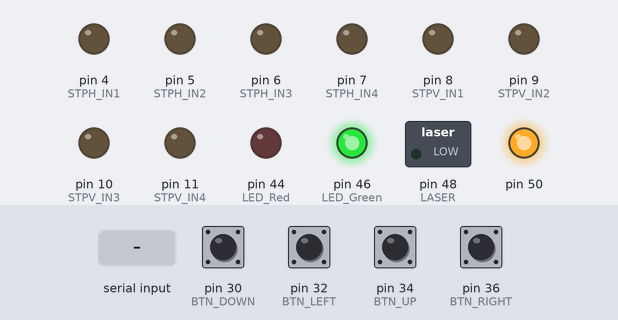
A sketch run on a simulated Arduino Mega 2560, built with avr-gcc and run on an emulated ATmega2560. Shown: switched loads named in the sketch (green lamp = pin HIGH), output pins drawn as LEDs (lit = HIGH). Dashed ring = blinking. The inputs (shaded band) are chosen by the test bench; at power-on: pin 30 (BTN_DOWN), pin 32 (BTN_LEFT), pin 34 (BTN_UP), pin 36 (BTN_RIGHT) LOW.

Above: at 11.2 s.
11.3 s: pin 30 (BTN_DOWN) pulled HIGH for 0.15 s
At 12.4 s:
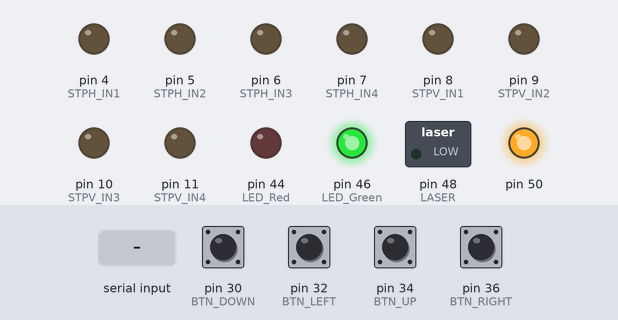
14.3 s: "1\n" received over Serial
At 17.27 s:
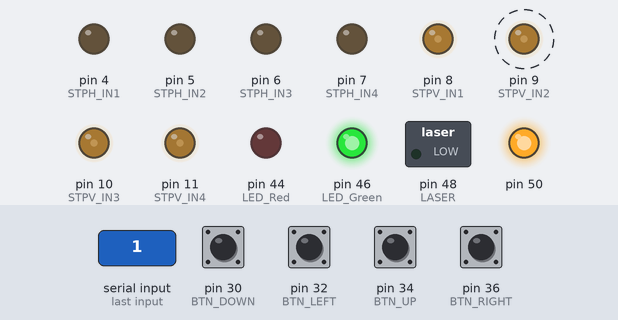
17.3 s: pin 32 (BTN_LEFT) pulled HIGH for 0.15 s
At 18.2 s:
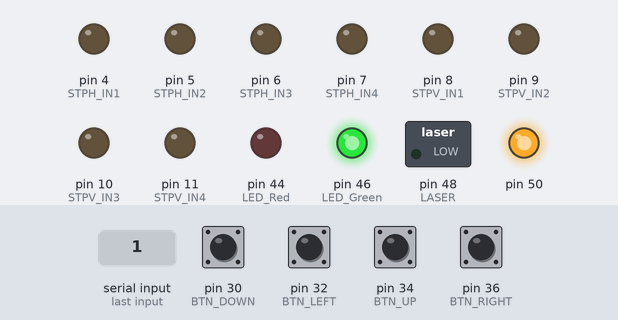
19.0 s: byte 53 ('5') received over Serial
22.0 s: pin 34 (BTN_UP) pulled HIGH for 0.15 s
At 23.0 s:
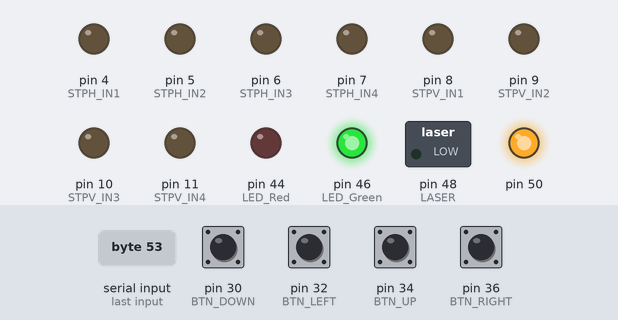
23.7 s: pin 36 (BTN_RIGHT) pulled HIGH for 1 s
At 24.5 s:
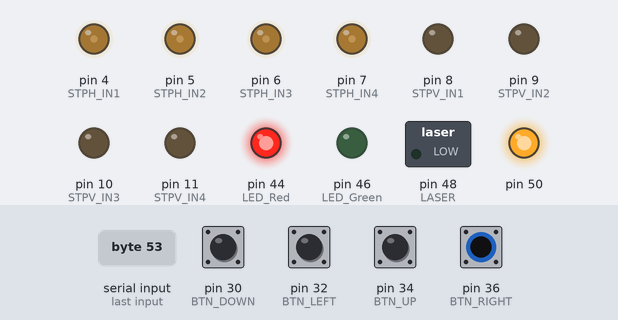
Timing chart, 0 to 26.7 s (numbered marks = the images above; inputs shaded):
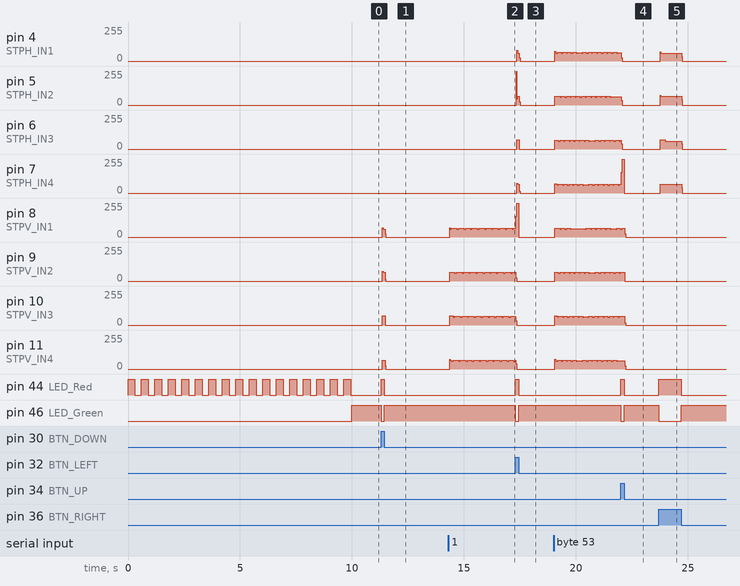

Measured:
- after the input at 11.3 s, pin 8 (STPV_IN1): 0/255 → 60/255 after 0.06 s, → 0/255 0.12 s later; pin 9 (STPV_IN2): 0/255 → 65/255 after 0.06 s, → 0/255 0.12 s later
- after the input at 14.3 s, pin 8 (STPV_IN1), pin 10 (STPV_IN3): 0/255 → 69/255 after 0.06 s, then moves between 59/255 and 69/255, repeating every 0.32 s; pin 9 (STPV_IN2): alternates 65/255 for 0.24 s and 59/255 for 0.08 s, starting after 0.06 s
- after the input at 17.3 s, pin 4 (STPH_IN1): 0/255 → 60/255 after 0.06 s, → 0/255 0.12 s later; pin 5 (STPH_IN2): 0/255 → 65/255 at once, → 0/255 0.14 s later; pin 6 (STPH_IN3): 0/255 → 68/255 after 0.06 s, → 0/255 0.12 s later; pin 7 (STPH_IN4): 0/255 → 65/255 after 0.06 s, → 0/255 0.12 s later; pin 44 (LED_Red): LOW → HIGH at once, → LOW 0.15 s later
- after the input at 22.0 s, pin 44 (LED_Red): LOW → HIGH at once, → LOW 0.15 s later; pin 46 (LED_Green): HIGH → LOW at once, → HIGH 0.15 s later
- after the input at 23.7 s, pin 4 (STPH_IN1): 0/255 → 60/255 after 0.06 s, → 0/255 0.96 s later; pin 5 (STPH_IN2): 0/255 → 65/255 after 0.06 s, → 0/255 0.96 s later

The sketch:

Mega-Code.ino
```cpp
/*
Written By Samriddh Bhatla
for project Lakshya
*/
#define STPH_IN1 4
#define STPH_IN2 5
#define STPH_IN3 6
#define STPH_IN4 7
#define STPV_IN1 8
#define STPV_IN2 9
#define STPV_IN3 10
#define STPV_IN4 11
#define BTN_UP 34
#define BTN_DOWN 30
#define BTN_RIGHT 36
#define BTN_LEFT 32
#define LASER 48
#define LED_Green 46
#define LED_Red 44

int dBTN_UP=0, dBTN_DOWN=0, dBTN_RIGHT=0, dBTN_LEFT=0;
int steps_h=0, steps_v=0;
int b = '0';

unsigned long last_serial = 0;
unsigned long prev_red_blink = 0;
unsigned long delay_red = 300;
unsigned long now = 0;
unsigned long prev_green_blink = 0;
unsigned long delay_green = 400;

void setup() {
  pinMode(STPH_IN1, OUTPUT);
  pinMode(STPH_IN2, OUTPUT);
  pinMode(STPH_IN3, OUTPUT);
  pinMode(STPH_IN4, OUTPUT);
  pinMode(STPV_IN1, OUTPUT);
  pinMode(STPV_IN2, OUTPUT);
  pinMode(STPV_IN3, OUTPUT);
  pinMode(STPV_IN4, OUTPUT);
  pinMode(BTN_UP, INPUT);
  pinMode(BTN_DOWN, INPUT);
  pinMode(BTN_RIGHT, INPUT);
  pinMode(BTN_LEFT, INPUT);
  pinMode(LASER, OUTPUT);
  pinMode(LED_Green, OUTPUT);
  pinMode(LED_Red, OUTPUT);

  pinMode(50, OUTPUT);
  digitalWrite(50, HIGH);


  dBTN_UP = digitalRead(BTN_UP);
  dBTN_DOWN = digitalRead(BTN_DOWN);
  dBTN_RIGHT = digitalRead(BTN_RIGHT);
  dBTN_LEFT = digitalRead(BTN_LEFT);

  digitalWrite(LED_Red, HIGH);
  Serial.begin(9600);
  while(now<10000){
    //rotate code

    while(digitalRead(BTN_UP)){
      //to move up
      if(digitalRead(BTN_RIGHT))
        OneStepH(false);
      else if(digitalRead(BTN_LEFT))
        OneStepH(true);
      OneStepV(true);
      delay(2);
    }

    while(digitalRead(BTN_DOWN)){
      //to move down
      if(digitalRead(BTN_RIGHT))
        OneStepH(false);
      else if(digitalRead(BTN_LEFT))
        OneStepH(true);
      OneStepV(false);
      delay(2);
    }

    while(digitalRead(BTN_RIGHT)){
      //to move right
      if(digitalRead(BTN_UP))
        OneStepV(true);
      else if(digitalRead(BTN_DOWN))
        OneStepV(false);
      OneStepH(false);
      delay(2);
    }

    while(digitalRead(BTN_LEFT)){
      //to move left
      if(digitalRead(BTN_UP))
        OneStepV(true);
      else if(digitalRead(BTN_DOWN))
        OneStepV(false);
      OneStepH(true);
      delay(2);
    }

    allStop();
    now = millis();
    if(now-prev_red_blink>delay_red){
      prev_red_blink=now;
      digitalWrite(LED_Red, !digitalRead(LED_Red));
    }

    dBTN_UP = digitalRead(BTN_UP);
    dBTN_DOWN = digitalRead(BTN_DOWN);
    dBTN_RIGHT = digitalRead(BTN_RIGHT);
    dBTN_LEFT = digitalRead(BTN_LEFT);
  }
  digitalWrite(LED_Red, LOW);
  digitalWrite(LED_Green, LOW);
  digitalWrite(LASER, LOW);

}

void loop() {

  dBTN_UP = digitalRead(BTN_UP);
  dBTN_DOWN = digitalRead(BTN_DOWN);
  dBTN_RIGHT = digitalRead(BTN_RIGHT);
  dBTN_LEFT = digitalRead(BTN_LEFT);

  if(dBTN_UP+dBTN_DOWN+dBTN_RIGHT+dBTN_LEFT>0){
    digitalWrite(LED_Red, HIGH);
    digitalWrite(LED_Green, LOW);
    //manual override code

    while(digitalRead(BTN_UP)){
      //to move up
      if(digitalRead(BTN_RIGHT))
        OneStepH(false);
      else if(digitalRead(BTN_LEFT))
        OneStepH(true);
      OneStepV(true);
      delay(2);
    }

    while(digitalRead(BTN_DOWN)){
      //to move down
      if(digitalRead(BTN_RIGHT))
        OneStepH(false);
      else if(digitalRead(BTN_LEFT))
        OneStepH(true);
      OneStepV(false);
      delay(2);
    }

    while(digitalRead(BTN_RIGHT)){
      //to move right
      if(digitalRead(BTN_UP))
        OneStepV(true);
      else if(digitalRead(BTN_DOWN))
        OneStepV(false);
      OneStepH(false);
      delay(2);
    }

    while(digitalRead(BTN_LEFT)){
      //to move left
      if(digitalRead(BTN_UP))
        OneStepV(true);
      else if(digitalRead(BTN_DOWN))
        OneStepV(false);
      OneStepH(true);
      delay(2);
    }

    allStop();
    b='0';
    digitalWrite(LED_Green, LOW);

  }
  else{
    digitalWrite(LED_Red, LOW);
    digitalWrite(LED_Green, HIGH);
    //driver code
    while(1){
    delay(2);
    int temp = b;
    b=Serial.read();
    if(b==-1 || b==10)
      b=temp;
    dBTN_UP = digitalRead(BTN_UP);
    dBTN_DOWN = digitalRead(BTN_DOWN);
    dBTN_RIGHT = digitalRead(BTN_RIGHT);
    dBTN_LEFT = digitalRead(BTN_LEFT);
    if(dBTN_UP+dBTN_DOWN+dBTN_RIGHT+dBTN_LEFT>0)
      break;
    switch(b){
        case '0':
          allStop();
          break;
        case '1':
          OneStepV(true);
          break;
        case '2':
          OneStepV(false);
          break;
        case '3':
          OneStepH(true);
          break;
        case '4':
          OneStepH(false);
          break;
        case '5':
          OneStepV(true);
          OneStepH(true);
          break;
        case '6':
          OneStepV(true);
          OneStepH(false);
          break;
        case '7':
          OneStepV(false);
          OneStepH(false);
          break;
        case '8':
          OneStepV(false);
          OneStepH(true);
          break;
        default:
          break;
      }
    }
  }
}

void OneStepH(bool dir){

  if(dir){
    switch(steps_h){

      case 0:
      digitalWrite(STPH_IN1, HIGH);
      digitalWrite(STPH_IN2, LOW);
      digitalWrite(STPH_IN3, LOW);
      digitalWrite(STPH_IN4, LOW);
      break;

      case 1:
      digitalWrite(STPH_IN1, LOW);
      digitalWrite(STPH_IN2, HIGH);
      digitalWrite(STPH_IN3, LOW);
      digitalWrite(STPH_IN4, LOW);
      break;

      case 2:
      digitalWrite(STPH_IN1, LOW);
      digitalWrite(STPH_IN2, LOW);
      digitalWrite(STPH_IN3, HIGH);
      digitalWrite(STPH_IN4, LOW);
      break;

      case 3:
      digitalWrite(STPH_IN1, LOW);
      digitalWrite(STPH_IN2, LOW);
      digitalWrite(STPH_IN3, LOW);
      digitalWrite(STPH_IN4, HIGH);
      break;

    }
  }

  else{
    switch(steps_h){
      case 0:
      digitalWrite(STPH_IN1, LOW);
      digitalWrite(STPH_IN2, LOW);
      digitalWrite(STPH_IN3, LOW);
      digitalWrite(STPH_IN4, HIGH);
      break;

      case 1:
      digitalWrite(STPH_IN1, LOW);
      digitalWrite(STPH_IN2, LOW);
      digitalWrite(STPH_IN3, HIGH);
      digitalWrite(STPH_IN4, LOW);
      break;

      case 2:
      digitalWrite(STPH_IN1, LOW);
      digitalWrite(STPH_IN2, HIGH);
      digitalWrite(STPH_IN3, LOW);
      digitalWrite(STPH_IN4, LOW);
      break;

      case 3:
      digitalWrite(STPH_IN1, HIGH);
      digitalWrite(STPH_IN2, LOW);
      digitalWrite(STPH_IN3, LOW);
      digitalWrite(STPH_IN4, LOW);
      break;
    }
  }

  steps_h++;
  if(steps_h > 3){
    steps_h = 0;
  }
}

void OneStepV(bool dir){

  if(dir){
    switch(steps_v){

      case 0:
      digitalWrite(STPV_IN1, HIGH);
      digitalWrite(STPV_IN2, LOW);
      digitalWrite(STPV_IN3, LOW);
      digitalWrite(STPV_IN4, LOW);
      break;

      case 1:
      digitalWrite(STPV_IN1, LOW);
      digitalWrite(STPV_IN2, HIGH);
      digitalWrite(STPV_IN3, LOW);
      digitalWrite(STPV_IN4, LOW);
      break;

      case 2:
      digitalWrite(STPV_IN1, LOW);
      digitalWrite(STPV_IN2, LOW);
      digitalWrite(STPV_IN3, HIGH);
      digitalWrite(STPV_IN4, LOW);
      break;

      case 3:
      digitalWrite(STPV_IN1, LOW);
      digitalWrite(STPV_IN2, LOW);
      digitalWrite(STPV_IN3, LOW);
      digitalWrite(STPV_IN4, HIGH);
      break;

    }
  }

  else{
    switch(steps_v){

      case 0:
      digitalWrite(STPV_IN1, LOW);
      digitalWrite(STPV_IN2, LOW);
      digitalWrite(STPV_IN3, LOW);
      digitalWrite(STPV_IN4, HIGH);
      break;

      case 1:
      digitalWrite(STPV_IN1, LOW);
      digitalWrite(STPV_IN2, LOW);
      digitalWrite(STPV_IN3, HIGH);
      digitalWrite(STPV_IN4, LOW);
      break;

      case 2:
      digitalWrite(STPV_IN1, LOW);
      digitalWrite(STPV_IN2, HIGH);
      digitalWrite(STPV_IN3, LOW);
      digitalWrite(STPV_IN4, LOW);
      break;

      case 3:
      digitalWrite(STPV_IN1, HIGH);
      digitalWrite(STPV_IN2, LOW);
      digitalWrite(STPV_IN3, LOW);
      digitalWrite(STPV_IN4, LOW);
      break;

    }
  }

  steps_v++;
  if(steps_v > 3){
    steps_v = 0;
  }
}

void allStop(){
  digitalWrite(STPH_IN1, LOW);
  digitalWrite(STPH_IN2, LOW);
  digitalWrite(STPH_IN3, LOW);
  digitalWrite(STPH_IN4, LOW);
  digitalWrite(STPV_IN1, LOW);
  digitalWrite(STPV_IN2, LOW);
  digitalWrite(STPV_IN3, LOW);
  digitalWrite(STPV_IN4, LOW);
}
```
